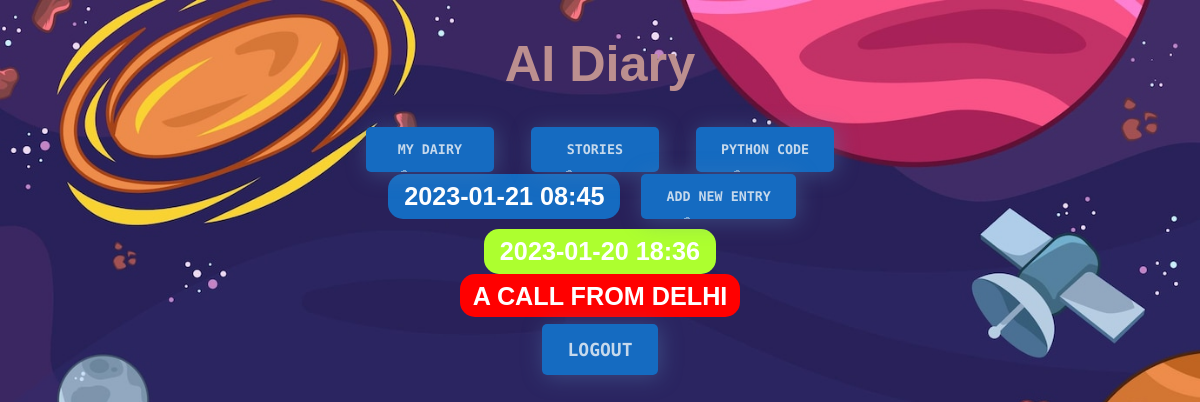
Before: / (signed in) with the older database file.
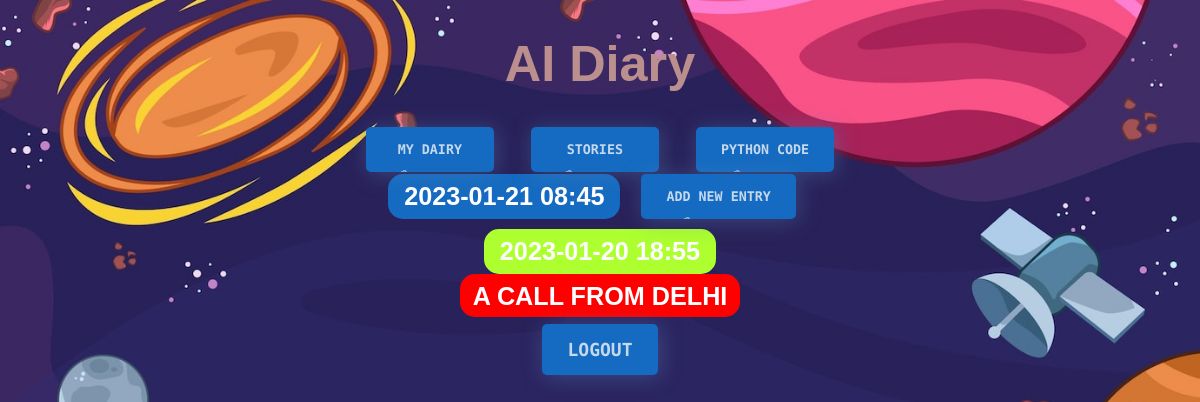
After: the same page with the newer database file.
### entries/models.py (models this page shows, shortened)
class Entry(models.Model):
    title = models.CharField(max_length=200)
    content = models.TextField()
    date_created = models.DateTimeField(default=timezone.now)
    class Meta:
        verbose_name_plural = "Entries"

### entries/views.py (the view)
# urls.py: path("", views.EntryListView.as_view(), name="entry-list"),
class EntryListView(LockedView, ListView):
    model = Entry
    queryset = Entry.objects.all().order_by("-date_created")

### entries/templates/entries/entry_list.html
{% extends "entries/base.html" %}
{% block content %}
    <article>
        <h2 class="mark">{% now "Y-m-d H:i" %}</em></h2>
        <a href="{% url 'entry-create' %}"><button>Add new entry</button></a>
    </article>
    {% for entry in entry_list %}
    <h2 class="{{ entry.date_created|date:'l' }}">
                {{ entry.date_created|date:'Y-m-d H:i' }}
            </h2>
        <article>
            <h3>
                <a href="{% url 'entry-detail' entry.id %}">
                    {{ entry.title }}
                </a>
            </h3>
        </article>
    {% endfor %}
{% endblock %}

### entries/templates/entries/base.html (shortened to what this page needs)
{% load static %}
<!DOCTYPE html>
<html lang="en">
<head>
    <link rel="stylesheet" href="{% static 'css/diary.css' %}">
<body>
	<center>
    <h1><a href="/">AI Diary</a></h1>
    <button onclick="window.location.href='/'">My Dairy</button>
    <button onclick="window.location.href='/stories'">Stories</button>
    <button onclick="window.location.href='/code'">Python Code</button>
    {% block content %}{% endblock %}
	<a class="button" href="{% url 'admin:logout' %}">Logout</a>
</center>
</body>
</html>

### entries/static/css/diary.css (style rules this page uses)
:root { --text-color: hsla(210, 50%, 85%, 1); --shadow-color: hsla(210, 40%, 52%, .4); --btn-color: hsl(210, 80%, 42%); --bg-color: #141218; }
* { box-sizing: border-box; }
body { font-family: sans-serif; font-size: 18px; }
a { color: red; }
h1 { font-size: 2.8em; color:rosybrown; }
h1 a { text-decoration: none; color:rosybrown; }
h2, h3 { border-radius: 15px; font-size: 1.4em; margin: 0; display: inline-block; padding: 0.5rem 1rem; vertical-align: top; color: white; }
h3 a { border-radius: 15px; background-color: red; color: white; padding: 0.3em 0.5em; text-decoration: none; text-transform: uppercase; }
h2 { background-color: greenyellow; }
.mark { background-color: var(--btn-color); }
article { margin-bottom: 0.5rem; }
button, input[type="submit"] { margin: 0 1rem 2px 1rem; cursor: pointer; font-weight: bold; min-width: 8rem; }
.button, input[type="submit"], button { min-height: 3em; padding: 0 1rem; border-radius: 15px; position:relative; padding: 15px 25px; border: none; background: none; cursor: pointer; font-family: "Source Code Pro"; font-weight: 900; text-transform: uppercase; color: var(--text-color); background-color: var(--btn-color); box-shadow: var(--shadow-color) 2px 2px 22px; border-radius: 5px; z-index: 0; overflow: hidden; text-decoration: none; }
.right::after, button::after { content: var(--content); display: block; position: absolute; white-space: nowrap; padding: 40px 40px; pointer-events:none; }
button::after { font-weight: 200; top: -30px; left: -20px; }
button::before { content: ''; pointer-events: none; opacity: .6; background: radial-gradient(circle at 20% 35%, transparent 0, transparent 2px, var(--text-color) 3px, var(--text-color) 4px, transparent 4px), radial-gradient(circle at 75% 44%, transparent 0, transparent 2px, var(--text-color) 3px, var(--text-color) 4px, transparent 4px), radial-gradient(circle at 46% 52%, transparent 0, transparent 4px, var(--text-color) 5px, var(--text-color) 6px, transparent 6px); width: 150%; height: 300%; top: 0; left: 0; position: absolute; animation: bubbles 5s linear infinite both; }

Changed rows visible on the page:
removed Entry: date_created "2023-01-20 18:36", title "A CALL FROM DELHI"
added Entry: date_created "2023-01-20 18:55", title "A CALL FROM DELHI"
